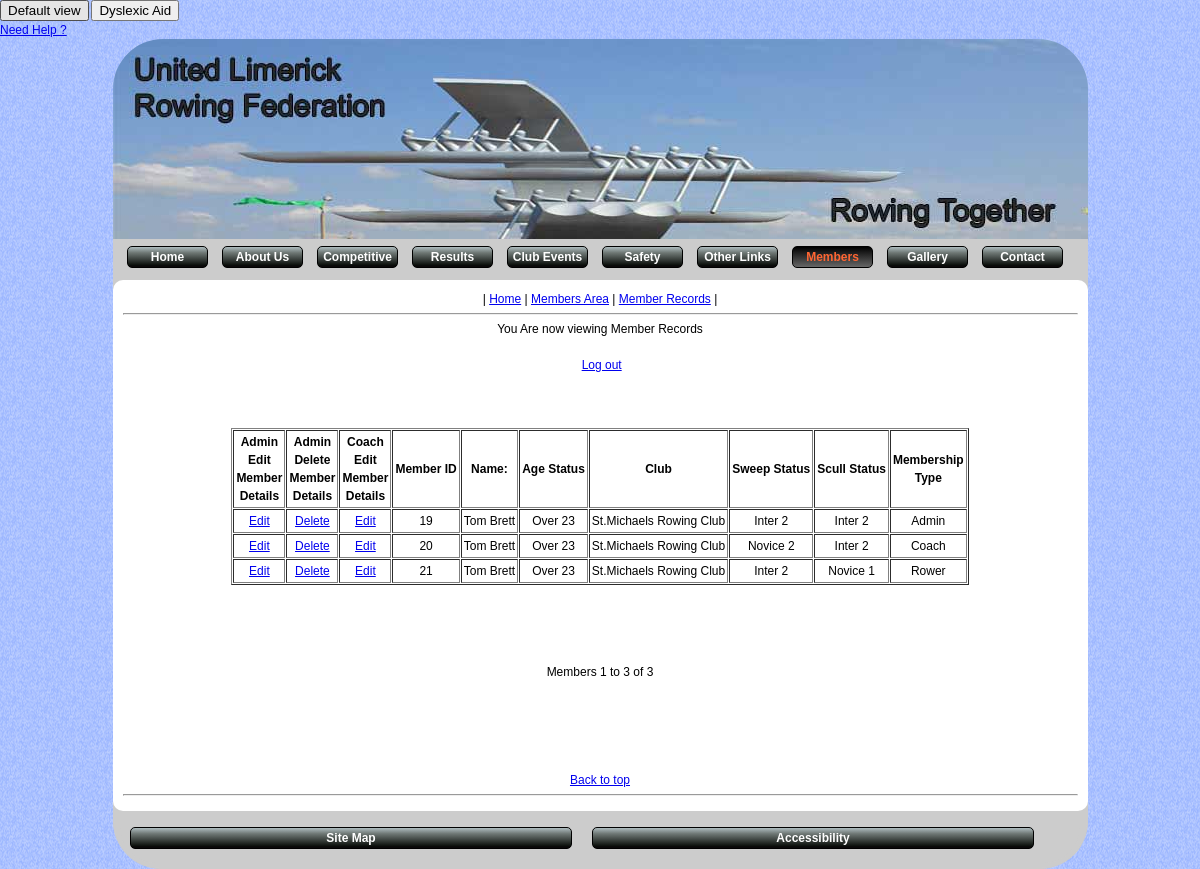
The page /viewmemberdetails.php (signed in) on the database its author committed.
### tables this page shows
CREATE TABLE IF NOT EXISTS `userlevel` (
  `userlevelid` int(8) NOT NULL auto_increment,
  `userlevel` varchar(150) NOT NULL,
  PRIMARY KEY  (`userlevelid`),
  UNIQUE KEY `userlevel` (`userlevel`)
);

CREATE TABLE IF NOT EXISTS `users` (
  `userid` int(8) NOT NULL auto_increment,
  `username` varchar(30) NOT NULL,
  `password` varchar(150) NOT NULL,
  `userlevel` int(8) NOT NULL,
  `email` varchar(50) NOT NULL,
  `agestatus` tinyint(2) NOT NULL,
  `scullstatus` tinyint(2) NOT NULL,
  `sweepstatus` tinyint(2) NOT NULL,
  `club` tinyint(2) NOT NULL,
  PRIMARY KEY  (`userid`)
);

CREATE TABLE IF NOT EXISTS `agestatus` (
  `agestatusid` int(8) NOT NULL auto_increment,
  `agestatus` varchar(150) NOT NULL,
  PRIMARY KEY  (`agestatusid`),
  UNIQUE KEY `agestatus` (`agestatus`)
);

CREATE TABLE IF NOT EXISTS `club` (
  `clubid` tinyint(2) NOT NULL auto_increment,
  `club` varchar(150) NOT NULL,
  PRIMARY KEY  (`clubid`),
  UNIQUE KEY `club` (`club`)
);

CREATE TABLE IF NOT EXISTS `sweepstatus` (
  `sweepstatusid` int(8) NOT NULL auto_increment,
  `sweepstatus` varchar(150) NOT NULL,
  PRIMARY KEY  (`sweepstatusid`),
  UNIQUE KEY `sweepstatus` (`sweepstatus`)
);

CREATE TABLE IF NOT EXISTS `scullstatus` (
  `scullstatusid` int(8) NOT NULL auto_increment,
  `scullstatus` varchar(150) NOT NULL,
  PRIMARY KEY  (`scullstatusid`),
  UNIQUE KEY `scullstatus` (`scullstatus`)
);

### viewmemberdetails.php (the view, shortened to what this page needs)
<?php require_once('Connections/msc36_rowerreg.php'); ?>
<?php
$logoutAction = $_SERVER['PHP_SELF']."?doLogout=true";
?>
<?php
$maxRows_Recordset1 = 4;
$pageNum_Recordset1 = 0;
$startRow_Recordset1 = $pageNum_Recordset1 * $maxRows_Recordset1;
$query_Recordset1 = "SELECT users.userid, users.username, users.password, users.email, userlevel.userlevel AS userlevel_userlevel, sweepstatus.sweepstatus AS sweepstatus_sweepstatus, scullstatus.scullstatus AS scullstatus_scullstatus, club.club AS club_club, agestatus.agestatus AS agestatus_agestatus FROM userlevel INNER JOIN (sweepstatus INNER JOIN (scullstatus INNER JOIN (club INNER JOIN (agestatus INNER JOIN users ON agestatus.agestatusid = users.agestatus) ON club.clubid = users.club) ON scullstatus.scullstatusid = users.scullstatus) ON sweepstatus.sweepstatusid = users.sweepstatus) ON userlevel.userlevelid = users.userlevel";
$query_limit_Recordset1 = sprintf("%s LIMIT %d, %d", $query_Recordset1, $startRow_Recordset1, $maxRows_Recordset1);
$Recordset1 = mysql_query($query_limit_Recordset1, $msc36_rowerreg) or die(mysql_error());
$row_Recordset1 = mysql_fetch_assoc($Recordset1);
if (isset($_GET['totalRows_Recordset1'])) {
  $totalRows_Recordset1 = $_GET['totalRows_Recordset1'];
} else {
  $all_Recordset1 = mysql_query($query_Recordset1);
  $totalRows_Recordset1 = mysql_num_rows($all_Recordset1);
}
$totalPages_Recordset1 = ceil($totalRows_Recordset1/$maxRows_Recordset1)-1;
?>
<!DOCTYPE html PUBLIC "-//W3C//DTD XHTML 1.0 Strict//EN" "http://www.w3.org/TR/xhtml1/DTD/xhtml1-strict.dtd">
<html xmlns="http://www.w3.org/1999/xhtml">
<head>
<link href="cssviewmemberdetails.css" rel="stylesheet" type="text/css" title="default" />
<link href="cssviewmemberdetails-opendyslexic.css" rel="stylesheet" type="text/css" title="opendyslexic" />
</head>
<body onload="set_style_from_cookie()">
<form action="styleswitch.js" >
<input type="submit" onclick="switch_style('default'); return false;" name="default" value="Default view" id="default" />
<input type="submit" onclick="switch_style('opendyslexic'); return false;" name="opendyslexic" value="Dyslexic Aid" id="opendyslexic" />
</form>
<p><a href="accessability.php">Need Help ?</a></p>
<div id="wrapper">
   <div id="header" title="United Limerick Rowing Federation, 'Rowing together'"><h1>United Limerick Rowing Federation
    "Rowing Together" </h1>
    </div>
  <div id="navbar">
    <div id="navlinks">
      <ul>
        <li><a href="home.php" title="Hompage">Home</a></li>
        <li><a href="aboutus.php" title="About Us" >About Us</a></li>
        <li><a href="regattacalender.php" title="Regatta calender">Competitive</a></li>
        <li><a href="results.php" title="Results Page" >Results</a></li>
        <li> <a href="otherevents.php" title="Club Events" >Club Events</a></li>
        <li><a href="safety.php" title="Saftey Information" >Safety</a></li>
        <li> <a href="rowinglinks.php" title="Rowing Links" >Other Links</a></li>
        <li> <a href="index.php" class="current" title="Members Area" >Members</a></li>
        <li> <a href="gallery.php" title="Gallery">Gallery</a></li>
        <li> <a href="contactus.php"  title="Contact Us">Contact</a></li>
      </ul>
    </div>
  </div>
  <div id="innerwrapper">
  <div id="mainarea">
      <p>| <a href="home.php">Home</a> | <a href="index.php">Members Area</a> | <a href="viewmemberdetails.php">Member Records</a> |</p>
      <hr />
      <p>You Are now viewing Member Records</p>
      <p>&nbsp;</p>
      <p>&nbsp;<a href="<?php echo $logoutAction ?>">Log out</a></p>
      <p>&nbsp;</p>
      <p>&nbsp;</p>
    <p>&nbsp;</p>
  <div class="tablecenter">
    <table border="1" cellpadding="2" cellspacing="1">
    <tr>
      <th><p>Admin</p>
        <p>Edit </p>
        <p>Member</p>
        <p>Details</p></th>
      <th><p>Admin</p>
        <p>Delete</p>
        <p>Member</p>
        <p>Details</p></th>
      <th><p>Coach</p>
        <p>Edit</p>
        <p>Member</p>
        <p>Details</p></th>
      <th><p>Member ID</p></th>
      <th><p>Name:</p></th>
      <th><p>Age Status</p></th>
      <th><p>Club</p></th>
      <th><p>Sweep Status</p></th>
      <th><p>Scull Status</p></th>
      <th><p>Membership</p>
        <p>Type</p></th>
    </tr>
  <?php do { ?>  <tr>
    <td><p><a href="editamember.php?userid=<?php echo $row_Recordset1['userid']; ?>">Edit</a></p></td>
    <td><p><a href="deletememberdetails.php?userid=<?php echo $row_Recordset1['userid']; ?>">Delete</a></p></td>
    <td><p><a href="editamembercoach.php?userid=<?php echo $row_Recordset1['userid']; ?>">Edit</a></p></td>
  <td><p><?php echo $row_Recordset1['userid']; ?></p></td>
  <td><p><?php echo $row_Recordset1['username']; ?></p></td>
  <td><p><?php echo $row_Recordset1['agestatus_agestatus']; ?></p></td>
  <td><p><?php echo $row_Recordset1['club_club']; ?></p></td>
  <td><p><?php echo $row_Recordset1['sweepstatus_sweepstatus']; ?></p></td>
  <td><p><?php echo $row_Recordset1['scullstatus_scullstatus']; ?></p></td>
  <td><p><?php echo $row_Recordset1['userlevel_userlevel']; ?></p></td>
</tr>
 <?php } while ($row_Recordset1 = mysql_fetch_assoc($Recordset1)); ?>
    </table>
    <p>&nbsp;</p>
    <p>&nbsp;</p>
    <p>&nbsp;</p>
    <table border="0" >
      <tr>
        <td width="23"></td>
        <td width="44"></td>
        <td width="25"></td>
        <td width="21"></td>
      </tr>
    </table>
    </div>
    <p>&nbsp;</p>
    <p>Members <?php echo ($startRow_Recordset1 + 1) ?> to <?php echo min($startRow_Recordset1 + $maxRows_Recordset1, $totalRows_Recordset1) ?> of <?php echo $totalRows_Recordset1 ?> </p>
      <p>&nbsp;</p>
      <p>&nbsp;</p>
      <p>&nbsp;</p>
      <p>&nbsp;</p>
      <p>&nbsp;</p>
      <p><a href="#top">Back to top</a></p>
      <hr />
  </div>
  <div id="footer">
  <div id="footerlinks">
 <ul>
 <li> <a href="sitemap.php" title="Sitemap">Site Map</a> </li>
 <li><a href="accessability.php" title="Accessability">Accessibility</a> </li>
 </ul>
 </div>
  </div>
</div>
</div>
</body>
</html>

### rows shown on the page
userlevel: users.userid "19", users.username "Tom Brett", agestatus.agestatus "Over 23", club.club "St.Michaels Rowing Club", sweepstatus.sweepstatus "Inter 2", scullstatus.scullstatus "Inter 2", userlevel "Admin"
userlevel: users.userid "20", users.username "Tom Brett", agestatus.agestatus "Over 23", club.club "St.Michaels Rowing Club", sweepstatus.sweepstatus "Novice 2", scullstatus.scullstatus "Inter 2", userlevel "Coach"
userlevel: users.userid "21", users.username "Tom Brett", agestatus.agestatus "Over 23", club.club "St.Michaels Rowing Club", sweepstatus.sweepstatus "Inter 2", scullstatus.scullstatus "Novice 1", userlevel "Rower"

### other values the page prints
$startRow_Recordset1 + 1 "1"
min($startRow_Recordset1 + $maxRows_Recordset1, $totalRows_Recordset1) "3"
$totalRows_Recordset1 "3"
